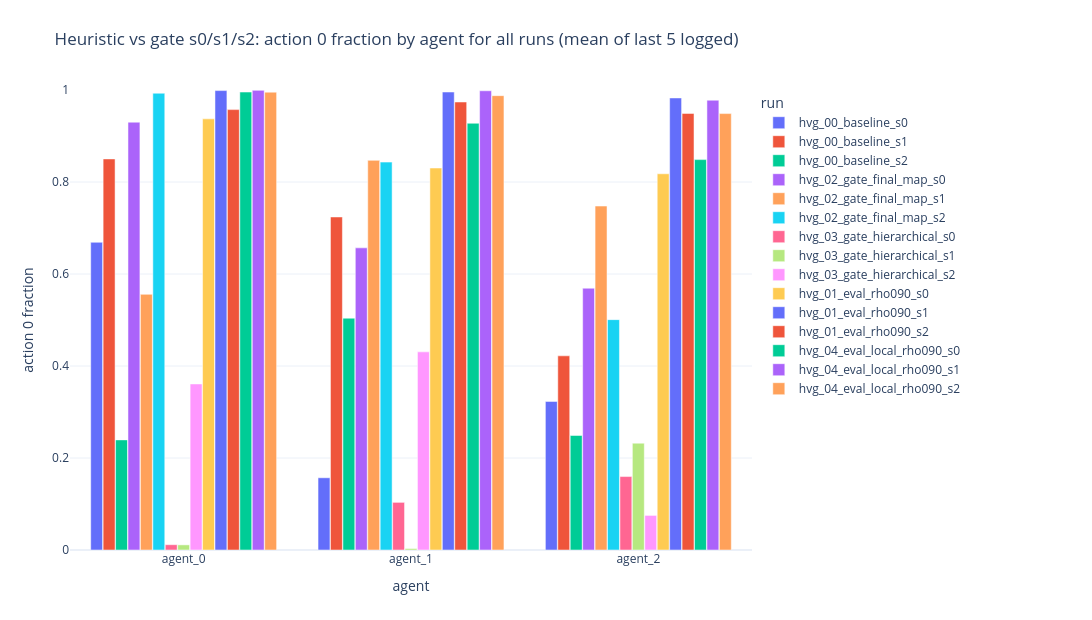
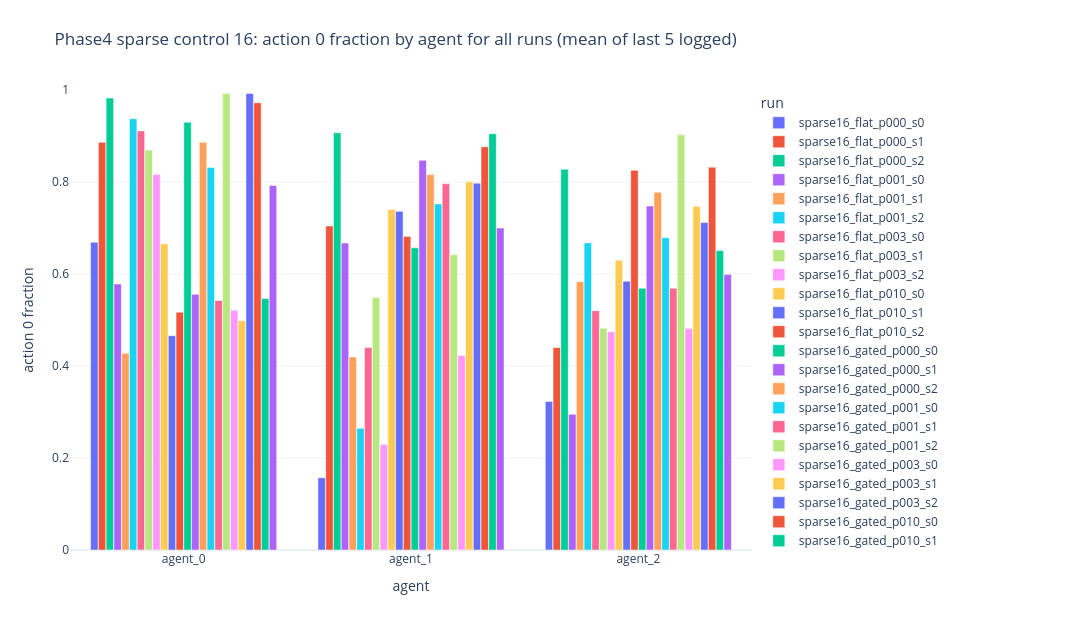
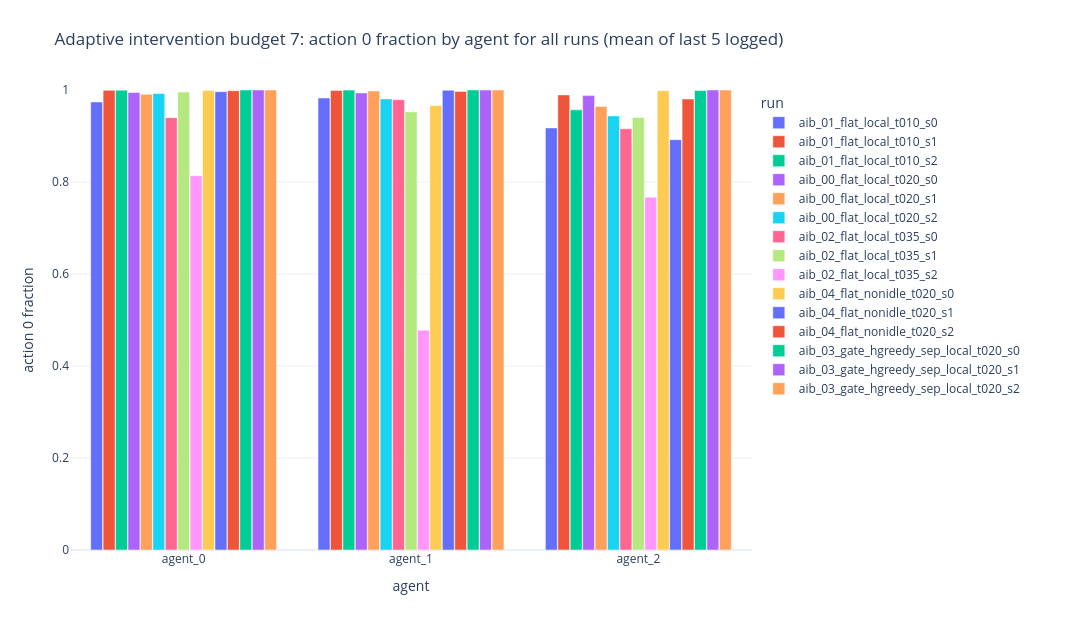

The cell these charts' notebook holds for them, in order:
### Markdown cell above
## Last-5logged action 0 fraction by agent for all runs

### Code cell
last5_action0 = adm.last5_logged_action0_fraction_by_agent_all_runs(ctx)
adm.display_metric_figures(last5_action0)
